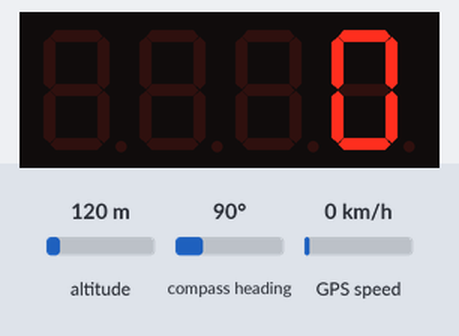
Bench run of a sketch on a simulated Arduino Uno, built with avr-gcc and run on an emulated ATmega328P. Shown: 4-digit seven-segment display. Inputs (shaded band) come from the test bench; at power-on: GPS speed 0 km/h, altitude 120 m, compass heading 90°. The GPS gets a fix after 3 s at 37.7749, -122.4194 with 8 satellites.

Above: at 1.2 s.
1.3 s: GPS speed set to 2 km/h
At 3.9 s:
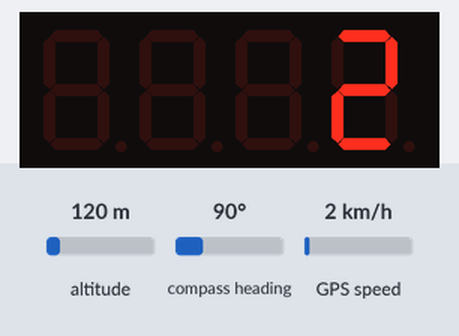
4.5 s: GPS speed set to 30 km/h
At 5.4 s:
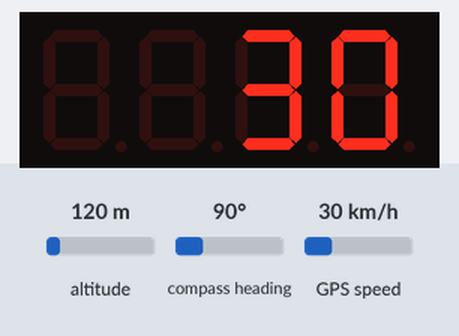
6.5 s: GPS speed set to 60 km/h
At 8.2 s:
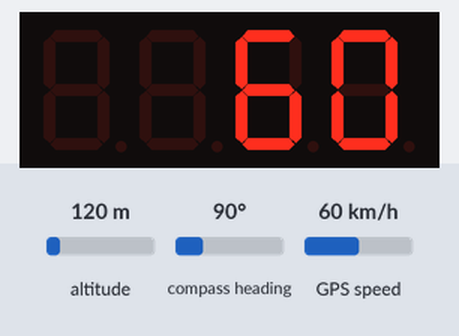
Timing chart, 0 to 9.7 s (numbered marks = the images above; inputs shaded):
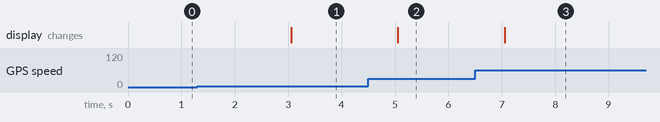

Measured:
- after the input at 1.3 s, the display: changes after 1.8 s (image 1)
- after the input at 4.5 s, the display: changes after 0.56 s (image 2)
- after the input at 6.5 s, the display: changes after 0.56 s (image 3)

The sketch:

GPS-Geschwindigkeitsmesser.ino
```cpp
/*Hier habe ich einen GPS-Geschwindigkeitsmesser gebaut.*/

#include <TM1637Display.h>  // Für die 7-Segment Anzeige
#include <TinyGPS++.h>      // Für das GPS
#include <SoftwareSerial.h> // Wird für den Serial für den GPS-Empfänger benötigt

// Module connection pins (Digital Pins)
#define CLK 2
#define DIO 3

// The serial connection to the GPS module
SoftwareSerial GPS_serial(5, 6); // Es wird nur der 5=RX benötigt

// The TinyGPSPlus object
TinyGPSPlus gps;

int brightness = 0; // Hier kann die Helligkeit von 0 bis 7 eingestellt werden
int geschwindigkeit = 0;
int speed = 0;

float Next_Loop = 0; // Wird im LOOP zur Steuerung benötigt

TM1637Display display(CLK, DIO);

void ausgabe()
{

  if (gps.speed.isValid())
  {
    geschwindigkeit = (gps.speed.kmph());
  }

 display.showNumberDec(geschwindigkeit, false);
}

void setup()
{
  GPS_serial.begin(9600);
  display.setBrightness(brightness);

}

void loop()
{

  while (GPS_serial.available() > 0)
    gps.encode(GPS_serial.read());
  if (millis() >= Next_Loop)
  {
    Next_Loop = (millis() + 1000);
    ausgabe();
  }
}
```
